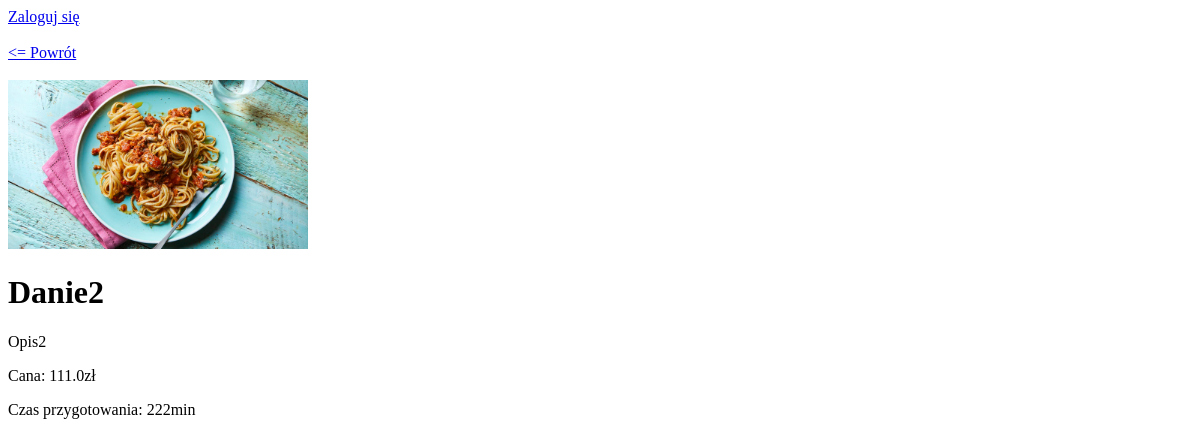
The app's page /dish_detail/6, older data.
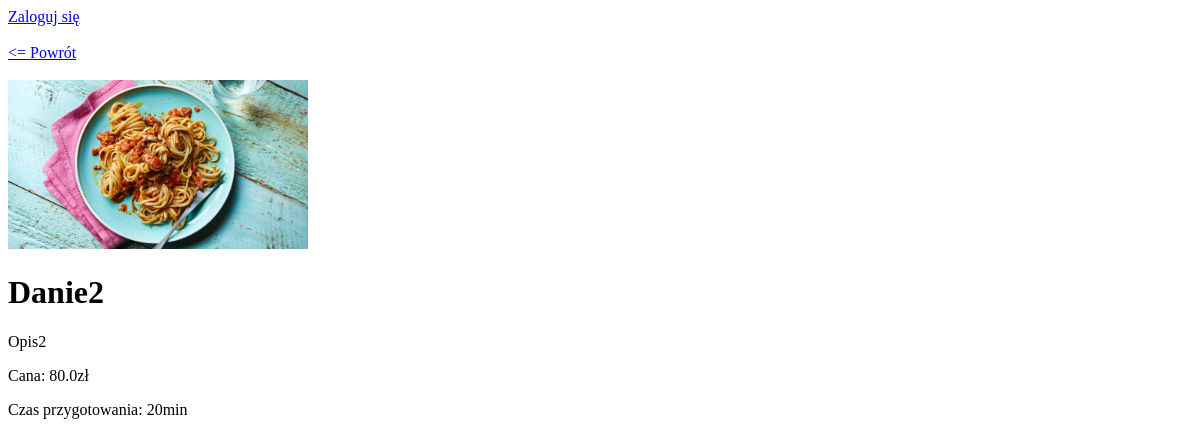
The same page, newer data.
### menu/models.py (models this page shows, shortened)
class Dish(models.Model):
    name = models.CharField(max_length=50, unique=True, verbose_name='Nazwa')
    description = models.TextField(max_length=1000, verbose_name='Opis')
    price = models.FloatField(verbose_name='Cena')
    preparation_time = models.IntegerField(verbose_name='Czas przygotowania')
    is_vege = models.BooleanField(verbose_name='Danie wegetariańskie')
    picture = models.ImageField(default = 'default.jpg',verbose_name='Zdjęcie dania')
    created = models.DateTimeField(editable=False)
    modified = models.DateTimeField(auto_now=True)

### menu/views.py (the view)
# urls.py: path(r'dish_detail/<int:pk>', views.DishDetailView.as_view(), name='dish_detail'),
class DishDetailView(DetailView):
    model = Dish
    template_name = 'dish_detail_view.html'

### templates/dish_detail_view.html
{% extends 'base.html' %}
{% block body %}
    <a href="/"><= Powrót</a>
    <br/><br/>
    <img src="{{ object.picture.url }}" style="max-width:300px;">
    <h1>
        {{ object.name }}
    </h1>
    <p>
        {{ object.description }}
    </p>
   <p>Cana: {{ object.price }}zł</p>
   <p>Czas przygotowania: {{ object.preparation_time }}min</p>
{% endblock %}

### templates/base.html (shortened to what this page needs)
{% load static %}
<!DOCTYPE html>
<html lang="en">
<head>
</head>
<body>
{% if user.is_authenticated %}
    Witaj, {{ user.username }}! <a href="logout/">Wyloguj się</a>
{% else %}
    <a href="/login/">Zaloguj się</a>
{% endif %}
<br/><br/>
{% block body %}
{% endblock %}
</body>
</html>

Row changes from the older to the newer data that the page shows:
changed Dish "Danie2": price "111.0" → "80.0"; preparation_time "222" → "20"
